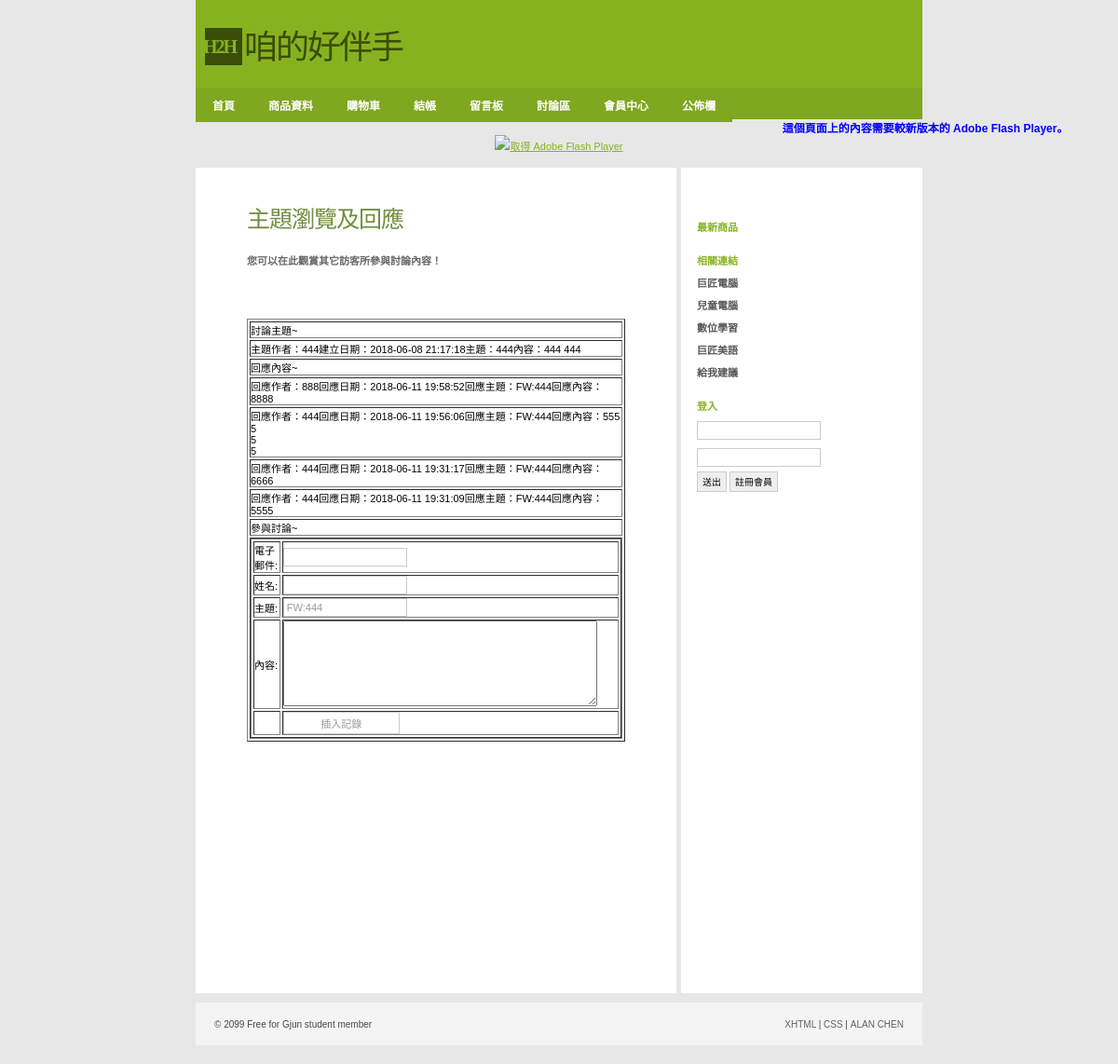
Page /php_incomplete/Shop/detailsView.php?titleid=6 on the committed database.
### tables this page shows
CREATE TABLE `titles` (
  `titleid` int(11) NOT NULL COMMENT '討論主題編號',
  `email` varchar(100) DEFAULT NULL COMMENT '電子郵件',
  `name` varchar(50) NOT NULL COMMENT '作者姓名',
  `subject` varchar(255) NOT NULL COMMENT '討論主題',
  `memo` text NOT NULL COMMENT '討論內容',
  `createDate` datetime DEFAULT NULL COMMENT '主題討論發起日',
  `lastNewsDate` datetime DEFAULT NULL COMMENT '主題最後討論日',
  `count` int(11) DEFAULT '0' COMMENT '參與討論數量'
);

CREATE TABLE `details` (
  `titleid` int(11) NOT NULL COMMENT '討論主題編號',
  `detailsid` int(11) NOT NULL COMMENT '討論內容編號',
  `email` varchar(100) DEFAULT NULL COMMENT '電子郵件',
  `name` varchar(50) NOT NULL COMMENT '作者姓名',
  `subject` varchar(255) NOT NULL COMMENT '回應主題',
  `memo` text NOT NULL COMMENT '回應內容',
  `newsDate` datetime DEFAULT NULL COMMENT '回應內容建立日'
);

### php_incomplete/Shop/detailsView.php (the view, shortened to what this page needs)
<?php require_once('../Connections/shop.php'); ?>
<?php
if (!function_exists("GetSQLValueString")) {
function GetSQLValueString($theValue, $theType, $theDefinedValue = "", $theNotDefinedValue = "")
{
  $theValue = function_exists("mysql_real_escape_string") ? mysql_real_escape_string($theValue) : mysql_escape_string($theValue);
  switch ($theType) {
    case "long":
    case "int":
      $theValue = ($theValue != "") ? intval($theValue) : "NULL";
      break;
  }
  return $theValue;
}
}
$editFormAction = $_SERVER['PHP_SELF'];
if (isset($_SERVER['QUERY_STRING'])) {
  $editFormAction .= "?" . htmlentities($_SERVER['QUERY_STRING']);
}
$colname_RecordsetTitles = "-1";
if (isset($_GET['titleid'])) {
  $colname_RecordsetTitles = $_GET['titleid'];
}
$query_RecordsetTitles = sprintf("SELECT * FROM titles WHERE titleid = %s", GetSQLValueString($colname_RecordsetTitles, "int"));
$RecordsetTitles = mysql_query($query_RecordsetTitles, $shop) or die(mysql_error());
$row_RecordsetTitles = mysql_fetch_assoc($RecordsetTitles);
$colname_RecordsetDetails = "-1";
if (isset($_GET['titleid'])) {
  $colname_RecordsetDetails = $_GET['titleid'];
}
$query_RecordsetDetails = sprintf("SELECT * FROM details WHERE titleid = %s ORDER BY newsDate DESC", GetSQLValueString($colname_RecordsetDetails, "int"));
$RecordsetDetails = mysql_query($query_RecordsetDetails, $shop) or die(mysql_error());
$row_RecordsetDetails = mysql_fetch_assoc($RecordsetDetails);
$totalRows_RecordsetDetails = mysql_num_rows($RecordsetDetails);
?>
<!DOCTYPE html PUBLIC "-//W3C//DTD XHTML 1.0 Strict//EN"
"http://www.w3.org/TR/xhtml1/DTD/xhtml1-strict.dtd">
<html xmlns="http://www.w3.org/1999/xhtml">
<head>
<link rel="stylesheet" href="../css/styles.css" media="all" type="text/css" />
</head>
<body>
  <div id="header">
      <div class="subContainer">
            <div id="logo">
            <div id="box">H2H</div>
            <p>咱的好伴手</p>
            </div>
    </div>
</div>
<div id="navigation">
	<ul id="sddm">
        <li><a href="index.php">首頁</a></li>
        <li><a href="product.php">商品資料</a></li>
        <li><a href="cart.php">購物車</a></li>
        <li><a href="checkOut.php">結帳</a></li>
        <li><a href="guestBook.php">留言板</a></li>
        <li><a href="titleView.php">討論區</a></li>
	    <li><a href="#"
        onmouseover="mopen('m1')"
        onmouseout="mclosetime()">會員中心</a>
    	</li>
	    <li><a href="#"
        onmouseover="mopen('m2')"
        onmouseout="mclosetime()">公佈欄</a>
    	</li>
		</ul>
</div>
<object id="FlashID" classid="clsid:D27CDB6E-AE6D-11cf-96B8-444553540000" width="780" height="120">
    <object type="application/x-shockwave-flash" data="../Scripts/pic.swf" width="780" height="120">
      <div>
        <h4>這個頁面上的內容需要較新版本的 Adobe Flash Player。</h4>
        <p><a href="http://www.adobe.com/go/getflashplayer"><img src="http://www.adobe.com/images/shared/download_buttons/get_flash_player.gif" alt="取得 Adobe Flash Player" width="112" height="33" /></a></p>
      </div>
    </object>
  </object>
<div id="container">
  <div id="primaryContent">
<h2>主題瀏覽及回應</h2>
<h3>您可以在此觀賞其它訪客所參與討論內容！</h3>
    <p>&nbsp;</p>
    <p>&nbsp;</p>
  <table border="1" width=""100%>
    <tr>
      <td>討論主題~</td>
    </tr>
    <tr>
      <td>主題作者：<?php echo $row_RecordsetTitles['name']; ?>建立日期：<?php echo $row_RecordsetTitles['createDate']; ?>主題：<?php echo $row_RecordsetTitles['subject']; ?>內容：<?php echo $row_RecordsetTitles['memo']; ?></td>
    </tr>
    <tr>
      <td>回應內容~</td>
    </tr>
    <?php do { ?>
      <tr>
        <td>
        <?php if ($totalRows_RecordsetDetails > 0) {  ?>
        回應作者：<?php echo $row_RecordsetDetails['name']; ?>回應日期：<?php echo $row_RecordsetDetails['newsDate']; ?>回應主題：<?php echo $row_RecordsetDetails['subject']; ?>回應內容：<?php echo nl2br($row_RecordsetDetails['memo']); ?>
        <?php }  ?>
        <?php if ($totalRows_RecordsetDetails == 0) {  ?>
  <h5>尚無回應!!!</h5>
  <?php }  ?>        </td>
      </tr>
      <?php } while ($row_RecordsetDetails = mysql_fetch_assoc($RecordsetDetails)); ?>
    <tr>
      <td>參與討論~</td>
    </tr>
    <tr>
      <td>
        <form action="<?php echo $editFormAction; ?>" method="POST" id="form1" name="form1">
          <table border="1" width="100%">
            <tr>
              <td>電子<br />郵件:</td>
              <td><input type="text" name="email" value="" size="32" /></td>
              </tr>
            <tr>
              <td>姓名:</td>
              <td><input type="text" name="name" value="" size="32" /></td>
              </tr>
            <tr>
              <td>主題:</td>
              <td><input type="text" name="subject" value="FW:<?php echo $row_RecordsetTitles['subject']; ?>" size="32" /></td>
              </tr>
            <tr>
              <td>內容:</td>
              <td><textarea name="memo" cols="40" rows="6"></textarea></td>
              </tr>
            <tr>
              <td></td>
              <td><input type="submit" value="插入記錄" /></td>
              </tr>
            </table>
          </form>
        </td>
    </tr>
  </table>
<p>&nbsp;</p>
    <p>&nbsp;</p>
    <p>&nbsp;</p>
    <p>&nbsp;</p>
    <p>&nbsp;</p>
    <p>&nbsp;</p>
    <p>&nbsp;</p>
    <p>&nbsp;</p>
    <p>&nbsp;</p>
    <p>&nbsp;</p>
  </div>
  <div id="secondaryContent">
    <p>&nbsp;</p>
    <h3>最新商品</h3>
    <h3>相關連結</h3>
    <ul class="links">
      <li><a href="http://www.pcschool.com.tw/">巨匠電腦</a></li>
      <li><a href="http://kid.pcschool.com.tw/">兒童電腦</a></li>
      <li><a href="http://www.soeasyedu.com.tw/">數位學習</a></li>
      <li><a href="http://www.soeasyedu.com.tw/">巨匠美語</a></li>
      <li><a href="http://www.off.com.tw/weiblog">給我建議</a>
    </ul>
    <?php if(!isset($_SESSION['MM_Username'])){?>
    <h3>登入</h3>
    <form action="loginCheck.php" method="post">
      <p>
        <input value="" name="user" />
      </p>
      <p>
        <input name="password" type="password" value="" />
      </p>
        <button type="submit">送出</button>
        <button type="button" onclick="location.href='registerUser.php'">註冊會員</button>
    </form>
<?php }?>
  </div>
        <br class="clear" />
</div>
    <div id="footer">
        <ul>
            <li id="copyright">&copy; 2099 Free for Gjun student member</li>
            <li id="links">
                <ul>
                    <li><a href="#">XHTML</a> |</li>
                    <li><a href="#">CSS</a> |</li>
                    <li><a href="http://gjun.tw">ALAN CHEN</a></li>
                </ul>
            </li>
        </ul>
    </div>
</body>
</html>

### php_incomplete/css/styles.css (style rules this page uses)
* { margin:0; padding:0; font-family:Verdana, Arial, Helvetica, sans-serif; }
body, html { margin:0; padding:0; background:#e7e7e7; text-align:center; margin-bottom:10px; }
h2 { font-family:'Georgia'; font-size:25px; letter-spacing:-1px; margin-top:15px; margin-bottom:20px; font-weight:normal; color:#718e3e; }
h3 { font-size:11px; font-weight:bold; color:#666; margin:5px 0; }
h4 { font-size:12px; color:#00F; }
p { color:#043f4a; font-size:11px; line-height:25px; }
a { color:#87B220; text-decoration:underline; }
#container { width:780px; margin:10px auto; padding:0; background:#fff; text-align:left; }
#logo { margin:0; padding:0px; }
#logo #box { float:left; clear:none; height:40px; width:40px; margin:0 0 0 10px; padding:0px; background:#394E06; color:#87B220; font-family:Georgia, "Times New Roman", Times, serif; font-weight:bold; font-size:20px; line-height:40px; letter-spacing:-2px; text-indent:-2px; }
#logo p { float:left; clear:none; height:40px; width:260px; margin:0; padding:0; color:#394E06; font-family:Georgia, "Times New Roman", Times, serif; font-weight:normal; font-size:36px; text-indent:2px; line-height:43px; letter-spacing:-2px; font-style: normal; }
.subContainer, #navigation ul { width:780px; margin:0 auto; }
#header { text-align:left; margin:0 auto; padding:30px 0 0 0px; height:64px; background:#87b220; width: 780px; }
#navigation { margin:0 auto; padding:0; background:#7fa71f; height:34px; width: 780px; list-style:none; }
#navigation li { float:left; clear:none; list-style:none; }
#navigation li a { color:#fff; display:block; font-size:12px; text-decoration:none; font-weight:bold; padding:10px 18px; }
input { background-color: #FFF; color: #999999; border: 1px solid #CCC; font-size: 11px; padding: 3px; width:125px; }
button { background-color:#EFEFEF; line-height:13px; color: #000; border: 1px solid #CCC; font-size: 10px; height:22px; margin: 0; padding: 0 5px; }
form p { padding:2px 0; }
img { border:0; }
#primaryContent { width:406px; padding:20px 55px; border-right:5px solid #e7e7e7; font-size:11px; float:left; clear:none; }
#secondaryContent { width:228px; padding:10px 14px; font-size:11px; float:right; clear:none; }
#secondaryContent h3 { color:#87b220; margin-top:20px; }
#secondaryContent ul { list-style:none; }
#secondaryContent li { list-style:none; padding-left:20px; margin:8px 0; background:url('../images/tiny_bullet.png') left bottom no-repeat; }
#secondaryContent li a { color:#575757; font-weight:bold; text-decoration:none; }
#secondaryContent .links li { padding-left:0px; margin:8px 0; background:none; }
#footer { margin:0 auto; margin-bottom:10px; height:10px; padding:18px 20px; clear:both; width:740px; text-align:left; font-size:10px; color:#484848; background:#f4f4f4; }
#footer ul { list-style:none; }
#footer li { list-style:none; display:inline; }
#footer #copyright { float:left; clear:none; }
#footer #links { float:right; clear:none; }
#footer a { color:#606060; text-decoration:none; }
#sddm { margin:0 auto; padding:0; background:#7fa71f; height:34px; width: 780px; list-style:none; }
#sddm li { float:left; clear:none; list-style:none; }
#sddm li a { color:#fff; background:#7fa71f; display:block; font-size:12px; text-decoration:none; font-weight:bold; padding:10px 18px; }
#sddm a { background:url('../images/nav_bg.gif'); }

### rows in the picture
titles: name "444", createDate "2018-06-08 21:17:18", subject "444", memo "444 444", subject "FW:444"
details: name "888", newsDate "2018-06-11 19:58:52", subject "FW:444", memo "8888"
details: name "444", newsDate "2018-06-11 19:56:06", subject "FW:444", memo "555 5 5 5"
details: name "444", newsDate "2018-06-11 19:31:17", subject "FW:444", memo "6666"
details: name "444", newsDate "2018-06-11 19:31:09", subject "FW:444", memo "5555"
